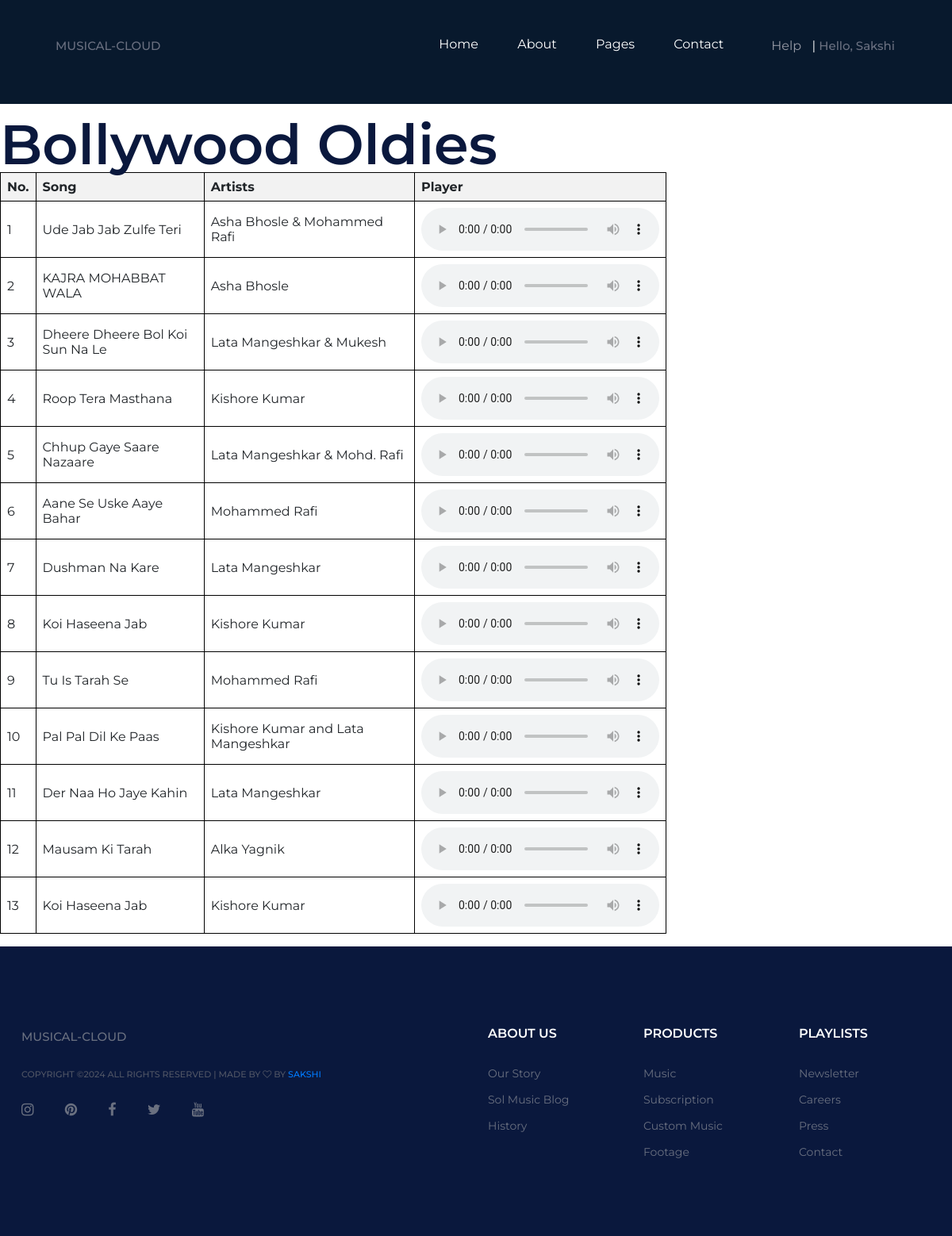
/Oldies.php (signed in), run on the app's committed database.
### tables this page shows
CREATE TABLE `users` (
  `id` bigint(20) NOT NULL,
  `user_id` bigint(20) NOT NULL,
  `user_name` varchar(100) NOT NULL,
  `password` varchar(100) NOT NULL,
  `date` timestamp NOT NULL DEFAULT current_timestamp() ON UPDATE current_timestamp()
);

CREATE TABLE `oldies` (
  `Song_No` int(11) NOT NULL,
  `Song_Name` varchar(100) NOT NULL,
  `Artists` varchar(100) NOT NULL,
  `Song_File` varchar(100) NOT NULL
);

### functions.php (called while the page is built, shortened)
<?php
function check_login($con)
{
	if(isset($_SESSION['user_id']))
	{
		$id = $_SESSION['user_id'];
		$query = "select * from users where user_id = '$id' limit 1";
		$result = mysqli_query($con,$query);
		if($result && mysqli_num_rows($result) > 0)
		{
			$user_data = mysqli_fetch_assoc($result);
			return $user_data;
		}
	}
	die;
}

### Oldies.php (the view, shortened to what this page needs)
<?php
	include("connection.php");
	include("functions.php");
	$user_data = check_login($con);
?>
<html lang="zxx">
<head>
  <link rel="stylesheet" href="css/bootstrap.min.css" />
  <link rel="stylesheet" href="css/font-awesome.min.css" />
  <link rel="stylesheet" href="css/owl.carousel.min.css" />
  <link rel="stylesheet" href="css/slicknav.min.css" />
  <link rel="stylesheet" href="css/style.css" />
</head>
<body>
  <header class="header-section clearfix">
    <a href="index.php" class="site-logo">
      <p>MUSICAL-CLOUD</p>
    </a>
    <div class="header-right">
      <a href="#" class="hr-btn">Help</a>
      <span>|</span>
      <div class="user-panel">
        <p>Hello, <?php echo $user_data['user_name']; ?></p>
      </div>
    </div>
    <ul class="main-menu">
      <li><a href="index.php">Home</a></li>
      <li><a href="#">About</a></li>
      <li><a href="#">Pages</a>
      </li>
      <li><a href="contact.php">Contact</a></li>
    </ul>
  </header>
  <p>
		<h1> Bollywood Oldies </h1>
		<table>
			<thead>
				<tr>
					<th>No.</th>
          <th>Song</th>
					<th>Artists</th>
          <th>Player</th>
				</tr>
			</thead>
			<tbody>
				 <?php
				  $selectquery2 = "SELECT * FROM oldies";
					$query2 = mysqli_query($con, $selectquery2);
					while($row = mysqli_fetch_assoc($query2)){ ?>
            <tr>
              <td><?php echo $row['Song_No']; ?></td>
              <td><?php echo $row['Song_Name']; ?></td>
              <td><?php echo $row['Artists']; ?></td>
              <td><audio controls>
                <source src="<?php echo $row['Song_File'];?>" type="audio/mpeg">
                </audio>
              </td>
            </tr>
					<?php
					}
					?>
			</tbody>
		</table>
	</p>
  <footer class="footer-section">
    <div class="container">
      <div class="row">
        <div class="col-xl-6 col-lg-7 order-lg-2">
          <div class="row">
            <div class="col-sm-4">
              <div class="footer-widget">
                <h2>About us</h2>
                <ul>
                  <li><a href="">Our Story</a></li>
                  <li><a href="">Sol Music Blog</a></li>
                  <li><a href="">History</a></li>
                </ul>
              </div>
            </div>
            <div class="col-sm-4">
              <div class="footer-widget">
                <h2>Products</h2>
                <ul>
                  <li><a href="">Music</a></li>
                  <li><a href="">Subscription</a></li>
                  <li><a href="">Custom Music</a></li>
                  <li><a href="">Footage</a></li>
                </ul>
              </div>
            </div>
            <div class="col-sm-4">
              <div class="footer-widget">
                <h2>Playlists</h2>
                <ul>
                  <li><a href="">Newsletter</a></li>
                  <li><a href="">Careers</a></li>
                  <li><a href="">Press</a></li>
                  <li><a href="">Contact</a></li>
                </ul>
              </div>
            </div>
          </div>
        </div>
        <div class="col-xl-6 col-lg-5 order-lg-1">
          <p>MUSICAL-CLOUD</p>
          <div class="copyright">
            Copyright &copy; All rights reserved | made by <i class="fa fa-heart-o" aria-hidden="true"></i> by <a href="" target="_blank">Sakshi</a>
          </div>
          <div class="social-links">
            <a href=""><i class="fa fa-instagram"></i></a>
            <a href=""><i class="fa fa-pinterest"></i></a>
            <a href=""><i class="fa fa-facebook"></i></a>
            <a href=""><i class="fa fa-twitter"></i></a>
            <a href=""><i class="fa fa-youtube"></i></a>
          </div>
        </div>
      </div>
    </div>
  </footer>
</body>
</html>

### css/style.css (style rules this page uses)
html, body { height: 100%; font-family: "Montserrat", sans-serif; -webkit-font-smoothing: antialiased; font-smoothing: antialiased; }
h1, h2, h3, h4, h5, h6 { margin: 0; color: #0a183d; font-weight: 600; line-height: 1; }
h1 { font-size: 70px; }
h2 { font-size: 36px; }
p { font-size: 15px; color: #6a7080; line-height: 1.8; font-weight: 500; }
ul, ol { padding: 0; margin: 0; }
.header-section { padding-left: 55px; padding-right: 72px; background: #08192d; }
.site-logo { display: inline-block; padding: 0; padding: 44px 15px; }
.header-right { float: right; padding: 44px 0; margin-left: 130px; }
.header-right .hr-btn { display: inline-block; color: #979aa5; }
.header-right .user-panel { display: inline-block; }
.header-right span { color: #fff; display: inline-block; padding-left: 9px; }
.main-menu { list-style: none; float: right; }
.main-menu li { display: inline-block; position: relative; }
.main-menu li a { display: block; font-size: 16px; color: #ffffff; padding: 44px 10px; margin-left: 60px; }
.main-menu li:first-child a { margin-left: 0; }
.footer-section { background: #0a183d; padding: 100px 0 85px; }
.footer-widget { padding-top: 2px; }
.footer-widget h2 { font-size: 16px; color: #fff; text-transform: uppercase; margin-bottom: 30px; }
.footer-widget ul { list-style: none; }
.footer-widget ul li a { display: inline-block; color: #6a7080; font-size: 14px; margin-bottom: 10px; }
.copyright { font-size: 11px; text-transform: uppercase; font-weight: 500; color: #505565; padding: 10px 0 25px; }
.social-links a { display: inline-block; color: #6a7080; font-size: 18px; margin-right: 35px; }
@media (min-width: 1200px) { .container { max-width: 1176px; } }
@media only screen and (min-width: 1200px) and (max-width: 1360px) { .header-right { margin-left: 50px; } }
@media only screen and (min-width: 1200px) and (max-width: 1360px) { .main-menu li a { margin-left: 25px; } }

### Oldies.php (style rules this page uses)
table { border-collapse: collapse; width: 70%; }
th, td { border: 1px solid black; padding: 8px; text-align: left; }
th { background-color: #f2f2f2; }

### data on the page
users: user_name "Sakshi"
oldies: Song_No "1", Song_Name "Ude Jab Jab Zulfe Teri", Artists "Asha Bhosle & Mohammed Rafi"
oldies: Song_No "2", Song_Name "KAJRA MOHABBAT WALA", Artists "Asha Bhosle"
oldies: Song_No "3", Song_Name "Dheere Dheere Bol Koi Sun Na Le", Artists "Lata Mangeshkar & Mukesh"
oldies: Song_No "4", Song_Name "Roop Tera Masthana", Artists "Kishore Kumar"
oldies: Song_No "5", Song_Name "Chhup Gaye Saare Nazaare", Artists "Lata Mangeshkar & Mohd. Rafi"
oldies: Song_No "6", Song_Name "Aane Se Uske Aaye Bahar", Artists "Mohammed Rafi"
oldies: Song_No "7", Song_Name "Dushman Na Kare", Artists "Lata Mangeshkar"
oldies: Song_No "8", Song_Name "Koi Haseena Jab", Artists "Kishore Kumar"
oldies: Song_No "9", Song_Name "Tu Is Tarah Se", Artists "Mohammed Rafi"
oldies: Song_No "10", Song_Name "Pal Pal Dil Ke Paas", Artists "Kishore Kumar and Lata Mangeshkar"
oldies: Song_No "11", Song_Name "Der Naa Ho Jaye Kahin", Artists "Lata Mangeshkar"
oldies: Song_No "12", Song_Name "Mausam Ki Tarah", Artists "Alka Yagnik"
oldies: Song_No "13", Song_Name "Koi Haseena Jab", Artists "Kishore Kumar"
